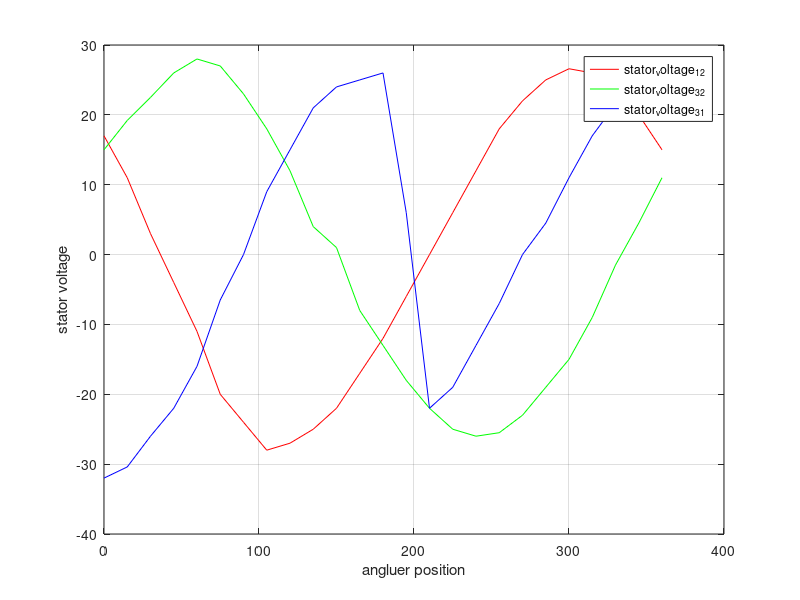

Reproduce this figure in MATLAB.
angle = [0:15:360];
stator_voltage_1_2 = [17 11 3 -4 -11 -20 -24 -28 -27 -25 -22 -17 -12 -6 0  ...
   6 12 18 22 25 26.6 26 24 20 15];
stator_voltage_2_3 = [15 19.2 22.5 26 28 27 23 18 12 4 1 -8 -13 -18 -22 -25 -26 ...
    -25.5 -23 -19 -15 -9 -1.5 4.5 11];
stator_voltage_3_1 = [-32 -30.4 -26 -22 -16 -6.5 0 9 15 21 24 25 26 6  ...
   -22 -19 -13 -7 0 4.5 11 17 21.5 25 26];
error_voltage = [0 1.4 3.2 5 6.2 8.2 8.6 8 7 5 3 1.2 0.2 1.8 3.6 5.4 7 8.2 ...
    8.8 8.4 7.2 6.1 3.6 1.8 0]
plot(angle,stator_voltage_1_2,'r');
hold on;
plot(angle,stator_voltage_2_3,'g');
hold on;
plot(angle,stator_voltage_3_1,'b');
hold on;
grid on;
xlabel('angluer position');
ylabel('stator voltage');
legend('stator_voltage_1_2','stator_voltage_3_2','stator_voltage_3_1');

